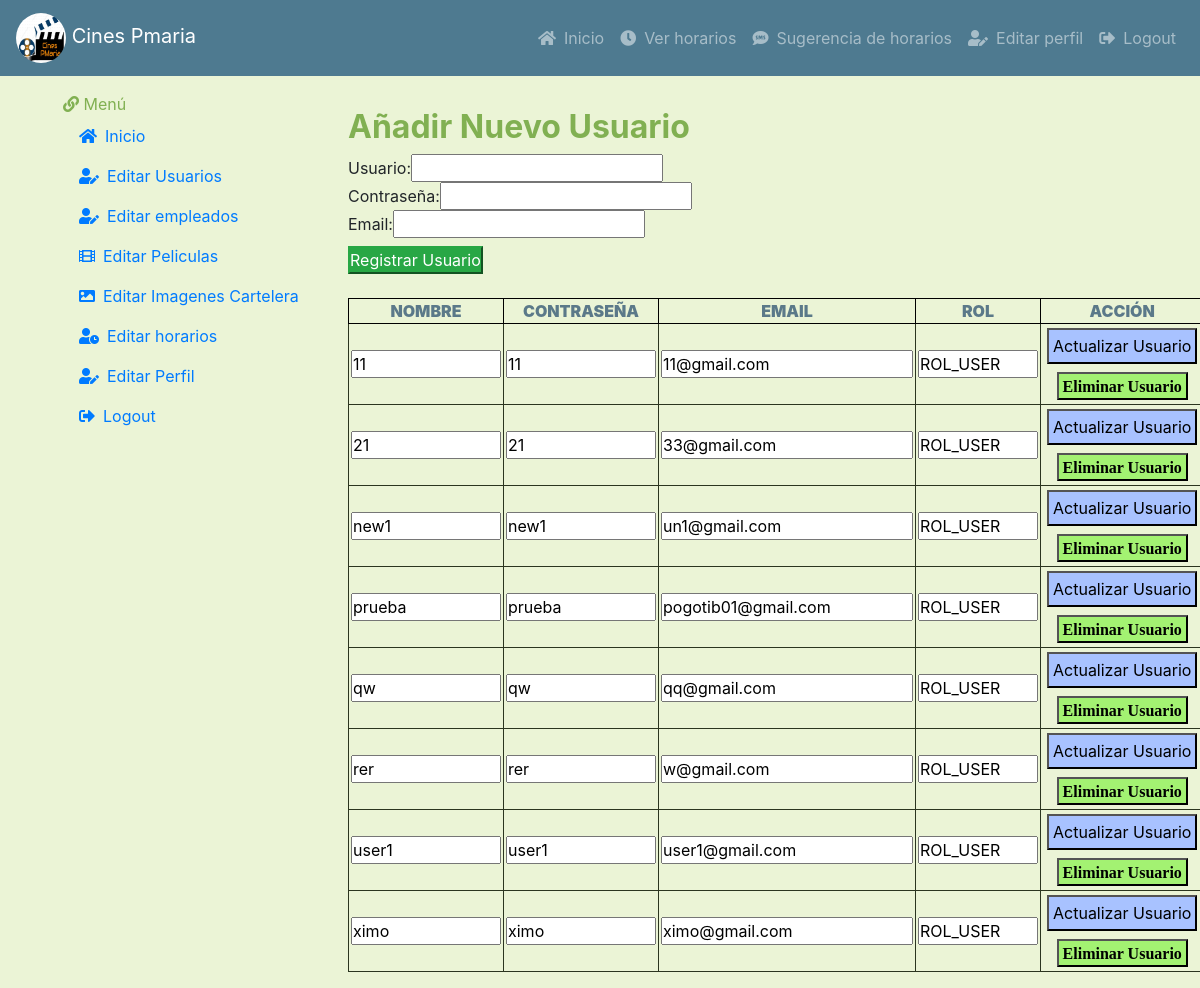
Before: /vista/indexEditUsers.php (signed in) with the older database file.
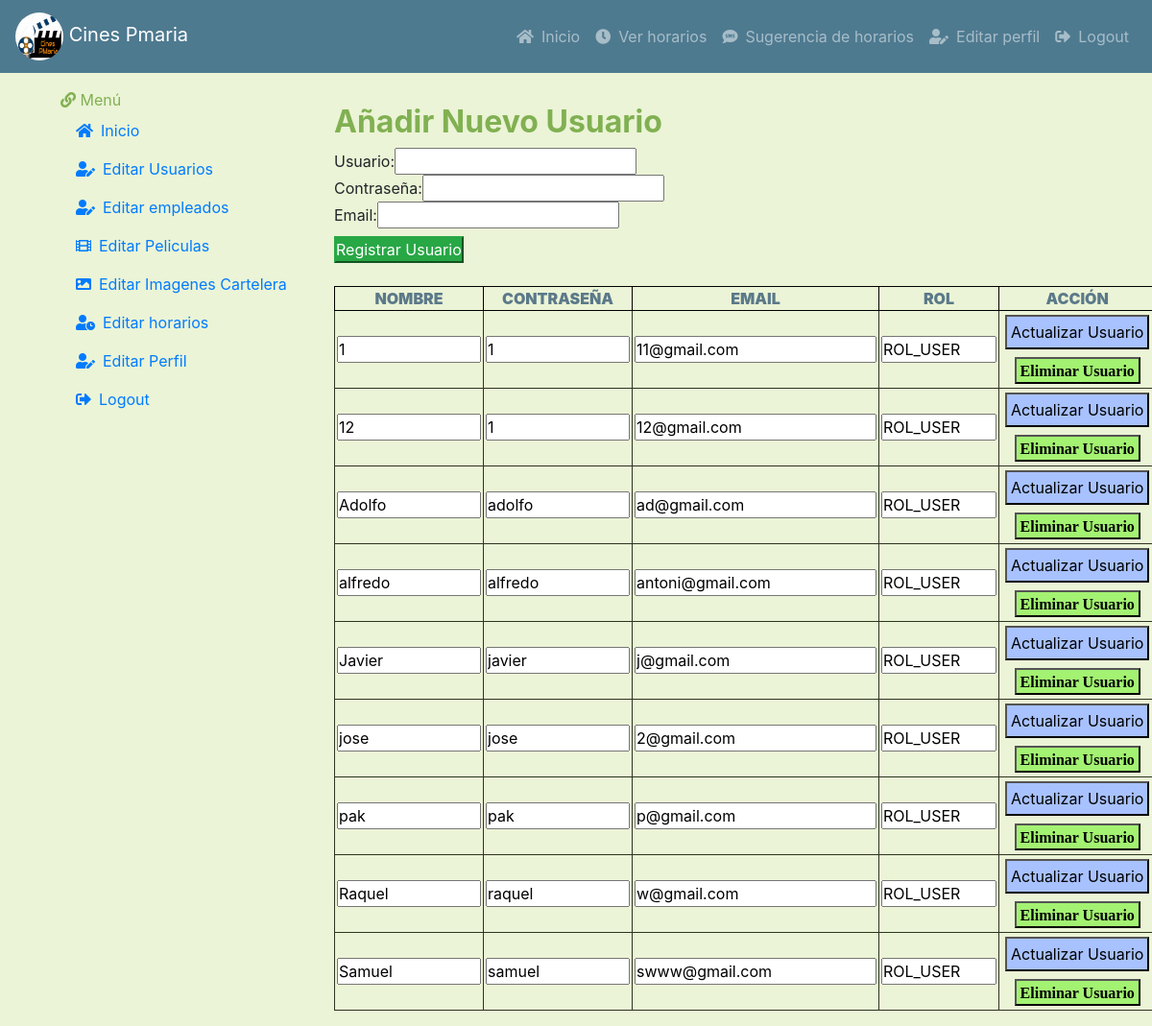
After: the same page with the newer database file.
### tables this page shows
CREATE TABLE `usuarios` (
  `usuario` varchar(25) NOT NULL,
  `contrasena` varchar(25) NOT NULL,
  `email` varchar(30) NOT NULL,
  `ROL` varchar(20) NOT NULL DEFAULT 'ROL_USER',
  `activo` int(5) NOT NULL DEFAULT 1,
  `horario` int(5) NOT NULL DEFAULT -1
);

### modelo/conexion.php (called while the page is built, shortened)
<?php
  class Conexion{
    private $conexion;
    public function __construct(){
      $this->servidor = "localhost";
      $this->usuario = "root";
      $this->clave = "";
      $this->base = "cinespmaria";
      $this->conexion = new mysqli($this->servidor, $this->usuario,
      $this->clave, $this->base);
    }
    public function ejecutarConsulta( $sql){
      $contenedor = $this->conexion->query($sql);
      return $contenedor->fetch_all();
    }
  }
 ?>

### modelo/userModelo.php (called while the page is built, shortened)
<?php
  class Users {
    public static function listaUsuarios(){
      $con = new Conexion();
      $cont = $con->ejecutarConsulta("SELECT * FROM usuarios WHERE ROL LIKE 'ROL_USER'");
      return $cont;
    }
    public static function userRol($user){
      $con = new Conexion();
      $cont = $con->ejecutarConsulta("SELECT * from usuarios WHERE usuario = '$user'");
      return $cont;
    }
  }
 ?>

### vista/editUsuarios.php (the view, shortened to what this page needs)
      <h2 class="text-success"><b> Añadir Nuevo Usuario </b></h2>
       <form  autocomplete="off" method="POST" action= '../controlador/añadirUser.php'>
           Usuario:<input type="text" name="usuario" value="<?php if(isset($_POST['usuario'])) echo $_POST['usuario'];  ?>" required />
           <?php if(isset($_POST['registrar']) && empty($_POST['usuario'])) echo "<span style='color:red'><--¡Debe introducir un nombre de usuario!</span>"; ?><br>
           Contraseña:<input type="password" name="contraseña" value="<?php if(isset($_POST['contraseña'])) echo $_POST['contraseña']; ?>" required/>
           <?php if(isset($_POST['registrar']) && empty($_POST['contraseña'])) echo "<span style='color:red'><--¡Debes introducir un password!</span>"; ?><br>
             Email:<input type="email" name="email" value="<?php if(isset($_POST['email'])) echo $_POST['email']; ?>" required /><br>
           <input type="submit" value="Registrar Usuario" name="registrar" class="btn-success mt-2"/>
       </form>
      <br/>
      <table style="border: 1px solid black;" width="95%">
        <tr class="text-dark">
          <th style="border: 1px solid black;" class="text-blue"><b>NOMBRE</b></th>
          <th style="border: 1px solid black;" class="text-blue"><b>CONTRASEÑA</b></th>
          <th style="border: 1px solid black;" class="text-blue"><b>EMAIL</b></th>
          <th style="border: 1px solid black;" class="text-blue"><b>ROL</b></th>
          <th style="border: 1px solid black;" class="text-blue"><b>ACCIÓN</b></th>
         </tr>
        <?php
        foreach (Users::listaUsuarios() as $listauser) {
          ?>
          <form name = "formulario" method="POST" action= '../controlador/actualizarUser.php'>
          <?php
           echo "<td ><input name=newUser value =" . $listauser[0] . " style='width : 150px;' > </td>" ;
          echo "<td> <input name=contrasena value =" . $listauser[1] .  " style='width : 150px;' > </td>" ;
          echo "<td> <input name=email value =" . $listauser[2] . "></td>";
          echo "<td> <input name=roll value =" . $listauser[3] .  " style='width : 120px;' > </td>" ;
          echo "<td>";
           ?>
        <input type="submit" value="Actualizar Usuario" name="editUser"  class="btn-bClaro m-1 p-1"/>
        </form>
          <form name = "formulario" method="POST" action= '../controlador/eliminarUser.php'>
        <input type="submit" value="Eliminar Usuario" name="deleteUser" class=" fas btn-rClaro m-1 p-1">
        </form>
      <?php
   }
    echo "</table>";
?>

### vista/indexEditUsers.php (shortened to what this page needs)
<?php
  require_once '../modelo/conexion.php';
  require_once '../Modelo/userModelo.php';
  ?>
<!doctype html>
<html lang="en">
  <head>
    <link rel="stylesheet" href="https://use.fontawesome.com/releases/v5.8.2/css/all.css">
    <link rel="stylesheet" href="https://stackpath.bootstrapcdn.com/bootstrap/4.1.3/css/bootstrap.min.css">
    <link href="../css/style.css" rel="stylesheet">
   </head>
  <body>
    <?php
    if(isset($_SESSION['usuario']))
       {
        $rolUser = Users::userRol($_SESSION['usuario']);
        $rol = $rolUser[0][3];
      }else{
        header("Location:indexLogin.php");
      }
     ?>
    <header class="sticky-top">
        <nav class="navbar navbar-expand-lg navbar-dark bg-primary">
          <a class="navbar-brand text-white" href="../index.php">
            <img src="../imagenes/cines_pmaria.jpg" height="50" width="50" class="rounded-circle">
            Cines Pmaria
          </a>
          <div class="collapse navbar-collapse justify-content-end" id="navbarNav">
            <ul class="navbar-nav text-center">
              <li class="nav-item">
                <a class="nav-link" href="../index.php"><i class="fas fa-home pr-2"></i>Inicio</a>
              </li>
              <?php
              if(isset($rol)){
                ?>
               <?php
                if($rol == "ROL_EMP"){
                ?>
               <li class="nav-item">
                 <a class="nav-link" href="../vista/indexVerHor.php"><i class="fas fa-clock pr-2"></i>Ver horarios</a>
               </li>
               <li class="nav-item">
                 <a class="nav-link" href="../vista/indexComEmp.php"><i class="fas fa-sms pr-2"></i>Sugerencia de horarios</a>
               </li>
               <?php
                }
               if($rol == "ROL_USER" || $rol == "ROL_ADMIN" || $rol == "ROL_EMP"){
                ?>
                <li class="nav-item">
                  <a class="nav-link" href="../vista/indexEditPerfil.php"><i class="fas fa-user-edit pr-2"></i>Editar perfil</a>
                </li>
                <?php
              }
                 ?>
                <?php
              }
              if(!isset($rol)){
                ?>
                <li class="nav-item">
                  <a class="nav-link" href="indexContacto.php"><i class="fas fa-search-location pr-2"></i>Contacto</a>
                </li>
                <li class="nav-item">
                  <a class="nav-link" href="../vista/indexLogin.php"><i class="fas fa-sign-in-alt pr-2"></i>Login</a>
                </li>
                <?php
                }else{
                  ?>
                  <li class="nav-item">
                    <a class="nav-link" href="../controlador/logout.php"><i class="fas fa-sign-out-alt pr-2"></i>Logout</a>
                  </li>
           <?php
              }
           ?>
            </ul>
          </div>
        </nav>
      </header>
<main class="mt-3 mx-5 container">
<section class="row mt-3">
  <aside class="col-lg-3 d-none d-lg-block ">
    <i class="fas fa-link text-success"></i>
    <span class="text-success">Menú</span>
    <ul class="list-unstyled">
      <li class="nav-item  ">
        <a class="nav-link text-primary" href="../index.php"><i class="fas fa-home pr-2"></i>Inicio <span class="sr-only">(current)</span></a>
      </li>
      <li class="nav-item active">
        <a class="nav-link text-primary" href="indexEditUsers.php"><i class="fas fa-user-edit pr-2"></i>Editar Usuarios</a>
      </li>
      <li class="nav-item ">
        <a class="nav-link" href="indexEditEmp.php"><i class="fas fa-user-edit pr-2"></i>Editar empleados</a>
      </li>
      <li class="nav-item ">
        <a class="nav-link" href="indexEditPeli.php"><i class="fas fa-film pr-2"></i>Editar Peliculas</a>
      </li>
      <li class="nav-item">
        <a class="nav-link" href="indexEditFotos.php"><i class="fas fa-image pr-2"></i>Editar Imagenes Cartelera</a>
      </li>
      <li class="nav-item">
        <a class="nav-link" href="indexEditHorario.php"><i class="fas fa-user-clock pr-2"></i>Editar horarios</a>
      </li>
      <li class="nav-item">
         <a class="nav-link text-primary" href="indexEditPerfil.php"><i class="fas fa-user-edit pr-2"></i>Editar Perfil</a>
      </li>
      <li class="nav-item">
        <a class="nav-link text-primary" href="../controlador/logout.php"><i class="fas fa-sign-out-alt pr-2"></i>Logout</a>
      </li>
    </ul>
  </aside>
  <section class="col-sm-12 col-md-9 my-3">
     <?php
            include("../vista/editUsuarios.php");
     ?>
   </section>
</section>
    </main>
  </body>
</html>

### css/style.css (style rules this page uses)
* { margin:0; padding: 0; }
body { background-color: #ebf4d6 ; }
.text-primary { color: #2e86c1 ; }
.bg-primary { background-color: #4e7a90 !important; }
.text-blue { color: #5b7989; }
.text-success { color: #81B052 !important; }
.btn-bClaro { background-color: #a8c2ff !important; }
.btn-rClaro { background-color: #a3f272 !important; }

### vista/editUsuarios.php (style rules this page uses)
table, tr, th, td { border: 1px solid #2b351f; text-align: center; padding-left: 2px; padding-right: 2px; }

Changed rows visible on the page:
removed usuarios: newUser "11", contrasena "11", email "11@gmail.com", roll "ROL_USER"
removed usuarios: newUser "21", contrasena "21", email "33@gmail.com", roll "ROL_USER"
removed usuarios: newUser "new1", contrasena "new1", email "un1@gmail.com", roll "ROL_USER"
removed usuarios: newUser "prueba", contrasena "prueba", email "pogotib01@gmail.com", roll "ROL_USER"
removed usuarios: newUser "qw", contrasena "qw", email "qq@gmail.com", roll "ROL_USER"
removed usuarios: newUser "rer", contrasena "rer", email "w@gmail.com", roll "ROL_USER"
removed usuarios: newUser "user1", contrasena "user1", email "user1@gmail.com", roll "ROL_USER"
removed usuarios: newUser "ximo", contrasena "ximo", email "ximo@gmail.com", roll "ROL_USER"
added usuarios: newUser "1", contrasena "1", email "11@gmail.com", roll "ROL_USER"
added usuarios: newUser "12", contrasena "1", email "12@gmail.com", roll "ROL_USER"
added usuarios: newUser "Adolfo", contrasena "adolfo", email "ad@gmail.com", roll "ROL_USER"
added usuarios: newUser "alfredo", contrasena "alfredo", email "antoni@gmail.com", roll "ROL_USER"
added usuarios: newUser "Javier", contrasena "javier", email "j@gmail.com", roll "ROL_USER"
added usuarios: newUser "jose", contrasena "jose", email "2@gmail.com", roll "ROL_USER"
added usuarios: newUser "pak", contrasena "pak", email "p@gmail.com", roll "ROL_USER"
added usuarios: newUser "Raquel", contrasena "raquel", email "w@gmail.com", roll "ROL_USER"
added usuarios: newUser "Samuel", contrasena "samuel", email "swww@gmail.com", roll "ROL_USER"
